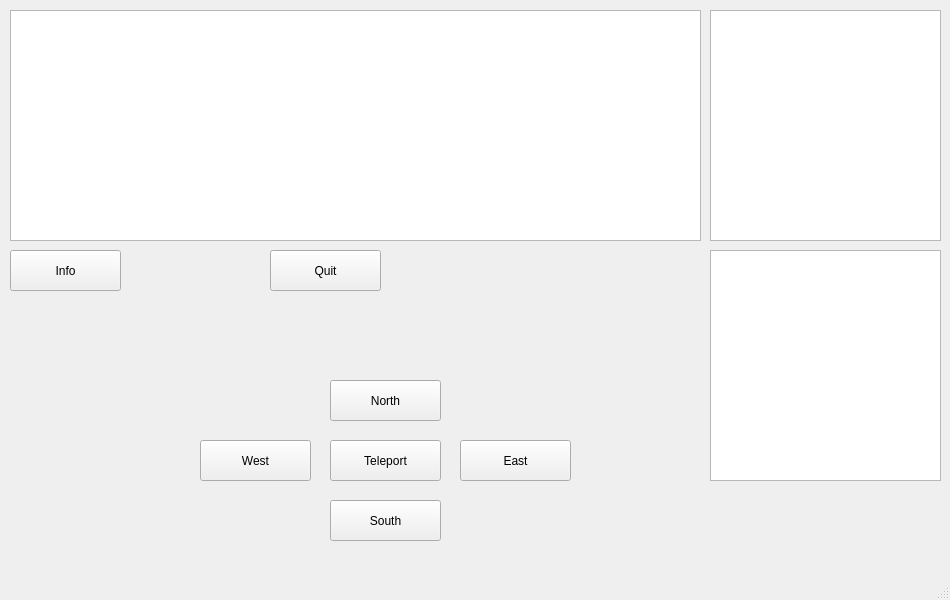
<?xml version="1.0" encoding="UTF-8"?>
<ui version="4.0">
 <class>MainWindow</class>
 <widget class="QMainWindow" name="MainWindow">
  <property name="geometry">
   <rect>
    <x>0</x>
    <y>0</y>
    <width>950</width>
    <height>600</height>
   </rect>
  </property>
  <property name="windowTitle">
   <string>MainWindow</string>
  </property>
  <widget class="QWidget" name="centralwidget">
   <widget class="QPushButton" name="north_pushButton">
    <property name="geometry">
     <rect>
      <x>330</x>
      <y>380</y>
      <width>111</width>
      <height>41</height>
     </rect>
    </property>
    <property name="text">
     <string>North</string>
    </property>
   </widget>
   <widget class="QPushButton" name="east_pushButton">
    <property name="geometry">
     <rect>
      <x>460</x>
      <y>440</y>
      <width>111</width>
      <height>41</height>
     </rect>
    </property>
    <property name="text">
     <string>East</string>
    </property>
   </widget>
   <widget class="QPushButton" name="west_pushButton">
    <property name="geometry">
     <rect>
      <x>200</x>
      <y>440</y>
      <width>111</width>
      <height>41</height>
     </rect>
    </property>
    <property name="text">
     <string>West</string>
    </property>
   </widget>
   <widget class="QPushButton" name="teleport_pushButton">
    <property name="geometry">
     <rect>
      <x>330</x>
      <y>440</y>
      <width>111</width>
      <height>41</height>
     </rect>
    </property>
    <property name="text">
     <string>Teleport</string>
    </property>
   </widget>
   <widget class="QPushButton" name="south_pushButton">
    <property name="geometry">
     <rect>
      <x>330</x>
      <y>500</y>
      <width>111</width>
      <height>41</height>
     </rect>
    </property>
    <property name="text">
     <string>South</string>
    </property>
   </widget>
   <widget class="QTextEdit" name="textEdit">
    <property name="geometry">
     <rect>
      <x>10</x>
      <y>10</y>
      <width>691</width>
      <height>231</height>
     </rect>
    </property>
   </widget>
   <widget class="QPushButton" name="info_pushButton">
    <property name="geometry">
     <rect>
      <x>10</x>
      <y>250</y>
      <width>111</width>
      <height>41</height>
     </rect>
    </property>
    <property name="text">
     <string>Info</string>
    </property>
   </widget>
   <widget class="QPushButton" name="pushButton_8">
    <property name="geometry">
     <rect>
      <x>270</x>
      <y>250</y>
      <width>111</width>
      <height>41</height>
     </rect>
    </property>
    <property name="text">
     <string>Quit</string>
    </property>
   </widget>
   <widget class="QTextEdit" name="mapDisplay">
    <property name="geometry">
     <rect>
      <x>710</x>
      <y>10</y>
      <width>231</width>
      <height>231</height>
     </rect>
    </property>
    <property name="font">
     <font>
      <pointsize>12</pointsize>
     </font>
    </property>
    <property name="verticalScrollBarPolicy">
     <enum>Qt::ScrollBarAlwaysOff</enum>
    </property>
    <property name="horizontalScrollBarPolicy">
     <enum>Qt::ScrollBarAlwaysOff</enum>
    </property>
    <property name="readOnly">
     <bool>true</bool>
    </property>
   </widget>
   <widget class="QTextEdit" name="textEdit_2">
    <property name="geometry">
     <rect>
      <x>710</x>
      <y>250</y>
      <width>231</width>
      <height>231</height>
     </rect>
    </property>
   </widget>
  </widget>
  <widget class="QMenuBar" name="menubar">
   <property name="geometry">
    <rect>
     <x>0</x>
     <y>0</y>
     <width>950</width>
     <height>21</height>
    </rect>
   </property>
  </widget>
  <widget class="QStatusBar" name="statusbar"/>
 </widget>
 <resources/>
 <connections/>
</ui>
